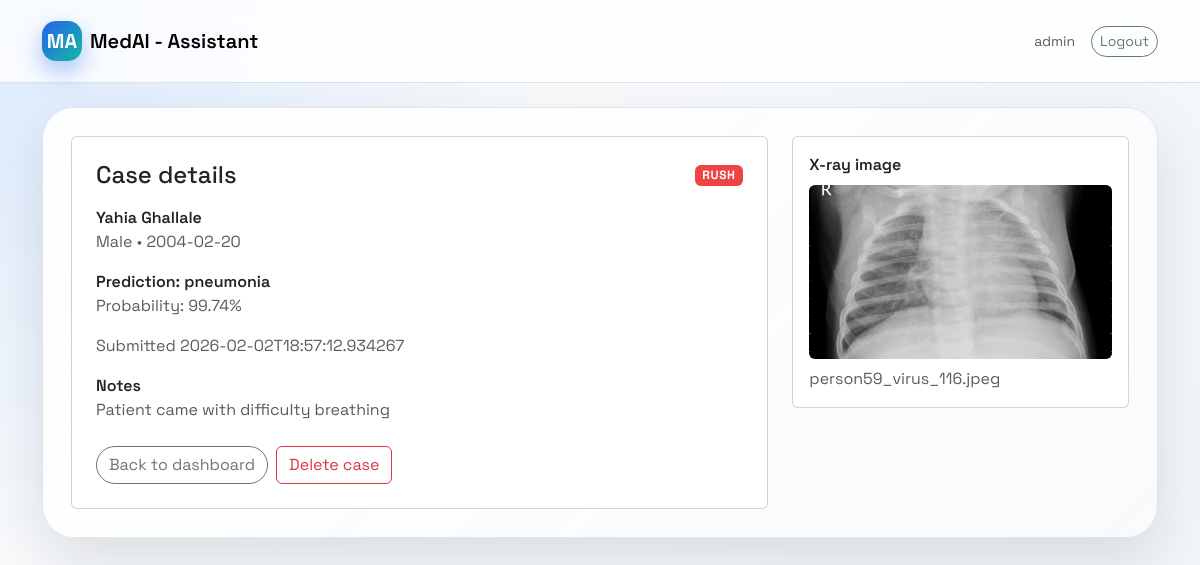
The app's page /cases/3 (signed in) with its own data.
### tables this page shows
CREATE TABLE xrays (
                id INTEGER PRIMARY KEY AUTOINCREMENT,
                patient_id INTEGER NOT NULL,
                filename TEXT NOT NULL,
                original_filename TEXT NOT NULL,
                prediction_label TEXT NOT NULL,
                probability REAL NOT NULL,
                urgency TEXT NOT NULL,
                created_at TEXT NOT NULL,
                FOREIGN KEY (patient_id) REFERENCES patients (id)
            );

CREATE TABLE patients (
                id INTEGER PRIMARY KEY AUTOINCREMENT,
                first_name TEXT NOT NULL,
                last_name TEXT NOT NULL,
                dob TEXT,
                gender TEXT,
                notes TEXT,
                created_at TEXT NOT NULL
            );

### routers/cases.py (the view)
@router.get("/cases/{case_id}", response_class=HTMLResponse)
def case_detail(
    case_id: int,
    request: Request,
    db: sqlite3.Connection = Depends(get_db),
    user: dict = Depends(require_user),
) -> HTMLResponse:
    row = fetch_one(
        db,
        """
        SELECT x.id, x.original_filename, x.prediction_label, x.probability, x.urgency,
               x.created_at, x.filename,
               p.first_name, p.last_name, p.dob, p.gender, p.notes
        FROM xrays x
        JOIN patients p ON p.id = x.patient_id
        WHERE x.id = ?
        """,
        (case_id,),
    )
    if not row:
        raise HTTPException(status_code=404)
    return templates.TemplateResponse(
        "case_detail.html",
        {"request": request, "user": user, "case": row},
    )

### templates/case_detail.html (shortened to what this page needs)
{% extends "base.html" %}
{% block content %}
<div class="row g-4">
  <div class="col-lg-8">
    <div class="card p-4">
      <div class="d-flex justify-content-between align-items-center">
        <h2 class="h4 mb-0">Case details</h2>
        <span class="badge {{ 'badge-rush' if case.urgency == 'rush' else 'badge-normal' }} text-white text-uppercase">
          {{ case.urgency }}
        </span>
      </div>
      <div class="mt-3">
        <div class="fw-semibold">{{ case.first_name }} {{ case.last_name }}</div>
        <div class="text-muted">{{ case.gender or '—' }} • {{ case.dob or 'Unknown DOB' }}</div>
      </div>
      <div class="mt-3">
        <div class="fw-semibold">Prediction: {{ case.prediction_label }}</div>
        <div class="text-muted">Probability: {{ '%.2f'|format(case.probability * 100) }}%</div>
      </div>
      <div class="mt-3">
        <div class="text-muted">Submitted {{ case.created_at }}</div>
      </div>
      {% if case.notes %}
        <div class="mt-3">
          <div class="fw-semibold">Notes</div>
          <div class="text-muted">{{ case.notes }}</div>
        </div>
      {% endif %}
      <div class="mt-4 d-flex flex-wrap gap-2">
        <a class="btn btn-outline-secondary" href="/dashboard">Back to dashboard</a>
        <button class="btn btn-outline-danger" type="button" data-bs-toggle="modal" data-bs-target="#deleteCaseModal">
          Delete case
        </button>
      </div>
    </div>
  </div>
  <div class="col-lg-4">
    <div class="card p-3">
      <div class="fw-semibold mb-2">X-ray image</div>
      <img class="img-fluid rounded" src="/uploads/{{ case.filename }}" alt="X-ray image" />
      <div class="text-muted mt-2">{{ case.original_filename }}</div>
    </div>
  </div>
</div>
{% endblock %}

### templates/base.html (shortened to what this page needs)
<!DOCTYPE html>
<html lang="en">
<head>
  <link href="https://cdn.jsdelivr.net/npm/bootstrap@5.3.2/dist/css/bootstrap.min.css" rel="stylesheet" />
  <link href="/static/styles.css" rel="stylesheet" />
</head>
<body>
<nav class="navbar navbar-expand-lg border-bottom">
  <div class="container py-2">
    <a class="navbar-brand d-flex align-items-center gap-2" href="/dashboard">
      <span class="brand-mark">MA</span>
      <span class="fw-semibold">MedAI - Assistant</span>
    </a>
    <div class="d-flex align-items-center gap-3">
      {% if user %}
        <span class="text-muted small">{{ user.username }}</span>
        <form action="/logout" method="post" class="m-0">
          <button class="btn btn-outline-secondary btn-sm" type="submit">Logout</button>
        </form>
      {% endif %}
    </div>
  </div>
</nav>
<div class="container py-4">
  <div class="app-shell">
    {% block content %}{% endblock %}
  </div>
</div>
</body>
</html>

### static/styles.css (style rules this page uses)
:root { --bg: #f3f4f6; --ink: #0f172a; --muted: #64748b; --brand: #2563eb; --accent: #f97316; --card: #ffffff; --ring: rgba(37, 99, 235, 0.25); --shadow: 0 24px 60px rgba(15, 23, 42, 0.12); --radius: 22px; }
* { box-sizing: border-box; }
body { font-family: "Space Grotesk", "Sora", "Helvetica Neue", Arial, sans-serif; color: var(--ink); background: radial-gradient(circle at top left, #dbeafe 0%, #f8fafc 38%, #f1f5f9 100%); min-height: 100vh; }
.app-shell { background: linear-gradient(135deg, rgba(255, 255, 255, 0.9), rgba(248, 250, 252, 0.95)); border-radius: 32px; box-shadow: var(--shadow); border: 1px solid rgba(148, 163, 184, 0.25); padding: 28px; }
.navbar { backdrop-filter: blur(16px); background: rgba(255, 255, 255, 0.8) !important; }
.brand-mark { width: 40px; height: 40px; border-radius: 14px; background: linear-gradient(135deg, var(--brand), #14b8a6); display: grid; place-items: center; color: white; font-weight: 700; box-shadow: 0 10px 24px rgba(37, 99, 235, 0.4); }
.badge-rush { background: #ef4444; }
.btn-outline-secondary { border-radius: 999px; }
.badge { letter-spacing: 0.05em; }

### records on screen
xrays: urgency "RUSH", prediction_label "pneumonia", case.probability*100 "99.74", created_at "2026-02-02T18:57:12.934267", filename (picture), original_filename "person59_virus_116.jpeg"
patients: first_name "Yahia", last_name "Ghallale", gender "Male", dob "2004-02-20", notes "Patient came with difficulty breathing"

### other values on screen
{{ user.username }} "admin"
